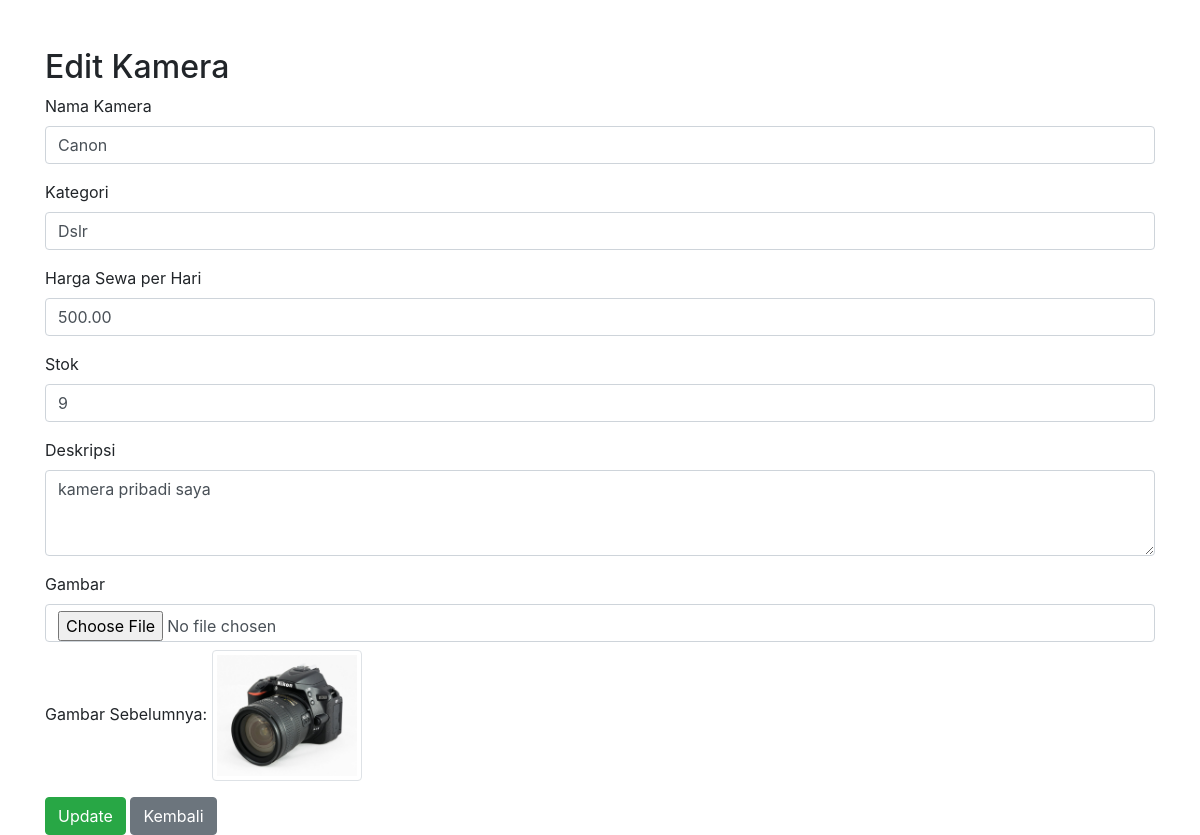
Page /rental_kamera/index.php/kamera/edit/1 on the committed database.
### tables this page shows
CREATE TABLE `kamera` (
  `id_kamera` int(11) NOT NULL,
  `nama_kamera` varchar(100) NOT NULL,
  `kategori` varchar(50) NOT NULL,
  `harga_sewa_per_hari` decimal(10,2) NOT NULL,
  `stok` int(11) NOT NULL,
  `deskripsi` text DEFAULT NULL,
  `gambar` varchar(255) DEFAULT NULL
);

### rental_kamera/application/controllers/Kamera.php (called while the page is built, shortened)
<?php
class Kamera extends CI_Controller {
    public function __construct() {
        $this->load->model('Kamera_model');
        $this->load->library('upload');
    }
    public function edit($id) {
        $data['kamera'] = $this->Kamera_model->get_kamera_by_id($id);
        $this->load->view('kamera/edit', $data);
    }
}

### rental_kamera/index.php (called while the page is built, shortened)
<?php
require_once BASEPATH.'core/CodeIgniter.php';

### rental_kamera/application/models/Kamera_model.php (called while the page is built, shortened)
<?php
class Kamera_model extends CI_Model {
    public function get_kamera_by_id($id) {
        return $this->db->get_where('kamera', ['id_kamera' => $id])->row();
    }
}

### rental_kamera/application/views/kamera/edit.php (the view, shortened to what this page needs)
<!DOCTYPE html>
<html lang="en">
<head>
    <link href="https://stackpath.bootstrapcdn.com/bootstrap/4.5.2/css/bootstrap.min.css" rel="stylesheet">
</head>
<body>
    <div class="container mt-5">
        <h2>Edit Kamera</h2>
        <form action="<?= base_url('kamera/update/' . $kamera->id_kamera) ?>" method="post" enctype="multipart/form-data">
            <div class="form-group">
                <label for="nama_kamera">Nama Kamera</label>
                <input type="text" class="form-control" id="nama_kamera" name="nama_kamera" value="<?= $kamera->nama_kamera ?>" required>
            </div>
            <div class="form-group">
                <label for="kategori">Kategori</label>
                <input type="text" class="form-control" id="kategori" name="kategori" value="<?= $kamera->kategori ?>" required>
            </div>
            <div class="form-group">
                <label for="harga_sewa_per_hari">Harga Sewa per Hari</label>
                <input type="number" step="0.01" class="form-control" id="harga_sewa_per_hari" name="harga_sewa_per_hari" value="<?= $kamera->harga_sewa_per_hari ?>" required>
            </div>
            <div class="form-group">
                <label for="stok">Stok</label>
                <input type="number" class="form-control" id="stok" name="stok" value="<?= $kamera->stok ?>" required>
            </div>
            <div class="form-group">
                <label for="deskripsi">Deskripsi</label>
                <textarea class="form-control" id="deskripsi" name="deskripsi" rows="3"><?= $kamera->deskripsi ?></textarea>
            </div>
            <div class="form-group">
                <label for="gambar">Gambar</label>
                <input type="file" class="form-control" id="gambar" name="gambar">
                <?php if (!empty($kamera->gambar)): ?>
                    <div class="mt-2">
                        <label>Gambar Sebelumnya:</label>
                        <img src="<?= base_url('uploads/kamera/' . $kamera->gambar) ?>" alt="Gambar Kamera" class="img-thumbnail" width="150">
                    </div>
                <?php endif; ?>
            </div>
            <button type="submit" class="btn btn-success">Update</button>
            <a href="<?= base_url('kamera') ?>" class="btn btn-secondary">Kembali</a>
        </form>
    </div>
</body>
</html>

### rows in the picture
kamera: nama_kamera "Canon", kategori "Dslr", harga_sewa_per_hari "500.00", stok "9", deskripsi "kamera pribadi saya", gambar (picture)
